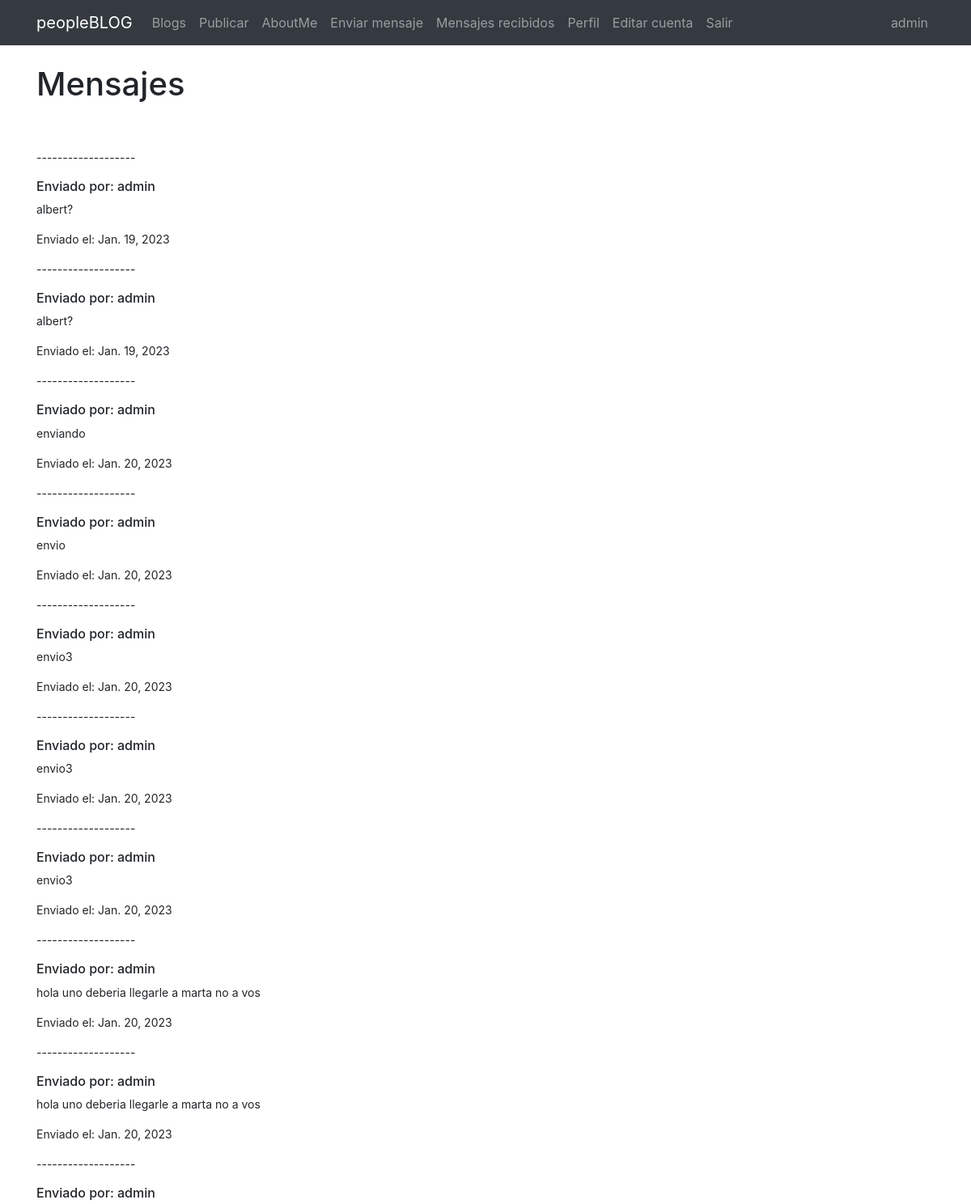
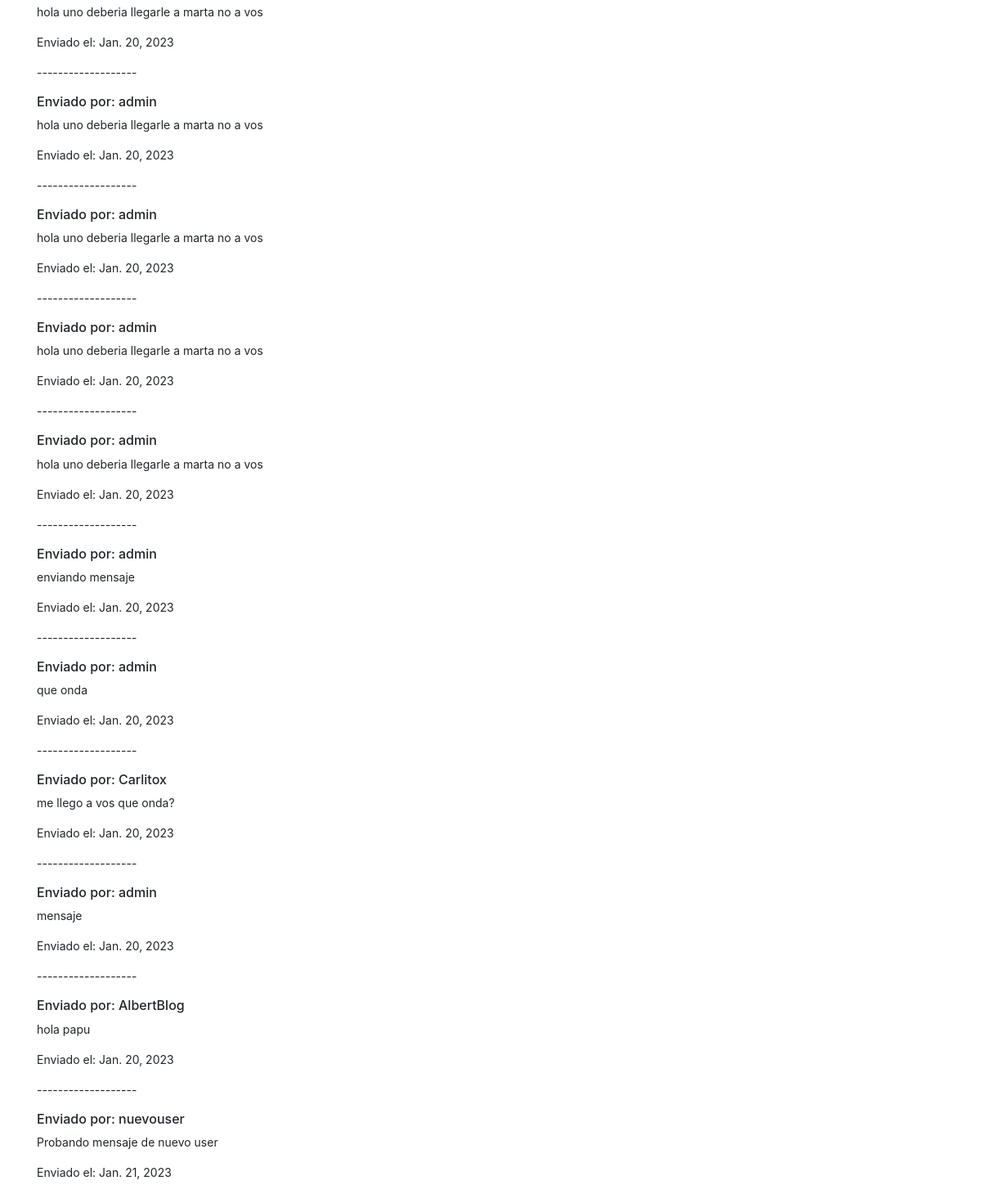
The page /registro/buscarmensaje/ (signed in) on the database its author committed (2 pictures, top to bottom).
### Registro/models.py (models this page shows, shortened)
class Mensaje(models.Model):
    emisor=models.ForeignKey(User, related_name= "emisor", on_delete=models.CASCADE)
    receptor=models.ForeignKey(User, related_name= "receptor", on_delete=models.CASCADE)
    cuerpo=models.TextField(max_length=250, blank=True, null=True)
    enviado=models.DateField(auto_now_add=True)

### Registro/views.py (the view)
# urls.py: path("buscarmensaje/", buscarmensaje, name="buscarmensaje"),
@login_required
def buscarmensaje(request):
    receptor= request.user
    if receptor != "":
        mensajes=Mensaje.objects.filter(receptor=receptor)
        return render(request, "mensajes_recibidos.html", {"mensajes":mensajes})

### Templates/mensajes_recibidos.html (shortened to what this page needs)
{% extends "padre.html" %}
{% load static %}
{% block content %}
<h1>Mensajes</h1>
<br>
<br>
{% if mensajes %}
<small>
    {% for mensaje in mensajes %}
    <p>-------------------</p>
    <h6>Enviado por: {{mensaje.emisor}}</h6>
    <p>{{mensaje.cuerpo}}</p>
    <p>Enviado el: {{mensaje.enviado}}</p>
    {% endfor %}
</small>
{% else %}
<h3>No tiene mensajes para mostrar</h3>
{% endif %}
{% endblock %}

### Templates/padre.html (shortened to what this page needs)
<!doctype html>
<html lang="en">
  <head>
    <link rel="stylesheet" href="https://cdn.jsdelivr.net/npm/bootstrap@4.6.2/dist/css/bootstrap.min.css">
  </head>
  <body>
    <nav class="navbar navbar-expand-lg navbar-dark bg-dark">
        <div class="container">
            <a class="navbar-brand" href="{% url 'inicio' %}">peopleBLOG</a>
        <div class="collapse navbar-collapse" id="navbarNavAltMarkup">
            <div class="navbar-nav">
                <a class="nav-link" href="{% url 'leerpaginas' %}">Blogs</a>
                {% if user.is_authenticated %}
                <a class="nav-link" href="{% url 'nuevopost' %}">Publicar</a>
                <a class="nav-link" href="{% url 'sobremi' %}">AboutMe</a>
                <a class="nav-link" href="{% url 'enviarmensaje' %}">Enviar mensaje</a>
                <a class="nav-link" href="{% url 'buscarmensaje' %}">Mensajes recibidos</a>
                <a class="nav-link" href="{% url 'profile' user.id %}">Perfil</a>
                <a class="nav-link" href="{% url 'editarcuenta'%}">Editar cuenta</a>
                <a class="nav-link" href="{% url 'logout' %}">Salir</a>
                {% else %}
                <a class="nav-link" href="{% url 'login' %}">Ingresar</a>
                <a class="nav-link" href="{% url 'registro' %}">Registrarse</a>
                {% endif %}
        </div>
        <ul class="navbar-nav ml-auto">
          <li class="nav-link" href="#">
            {{ user.username }}
          </li>
        </ul>
    </nav>
<br/>
<div class="container">
        {% block content %}
        {% endblock %}
</div>
  </body>
  </html>

### rows shown on the page
Mensaje: emisor "admin", cuerpo "albert?", enviado "Jan. 19, 2023"
Mensaje: emisor "admin", cuerpo "albert?", enviado "Jan. 19, 2023"
Mensaje: emisor "admin", cuerpo "enviando", enviado "Jan. 20, 2023"
Mensaje: emisor "admin", cuerpo "envio", enviado "Jan. 20, 2023"
Mensaje: emisor "admin", cuerpo "envio3", enviado "Jan. 20, 2023"
Mensaje: emisor "admin", cuerpo "envio3", enviado "Jan. 20, 2023"
Mensaje: emisor "admin", cuerpo "envio3", enviado "Jan. 20, 2023"
Mensaje: emisor "admin", cuerpo "hola uno deberia llegarle a marta no a vos", enviado "Jan. 20, 2023"
Mensaje: emisor "admin", cuerpo "hola uno deberia llegarle a marta no a vos", enviado "Jan. 20, 2023"
Mensaje: emisor "admin", cuerpo "hola uno deberia llegarle a marta no a vos", enviado "Jan. 20, 2023"
Mensaje: emisor "admin", cuerpo "hola uno deberia llegarle a marta no a vos", enviado "Jan. 20, 2023"
Mensaje: emisor "admin", cuerpo "hola uno deberia llegarle a marta no a vos", enviado "Jan. 20, 2023"
Mensaje: emisor "admin", cuerpo "hola uno deberia llegarle a marta no a vos", enviado "Jan. 20, 2023"
Mensaje: emisor "admin", cuerpo "hola uno deberia llegarle a marta no a vos", enviado "Jan. 20, 2023"
Mensaje: emisor "admin", cuerpo "enviando mensaje", enviado "Jan. 20, 2023"
Mensaje: emisor "admin", cuerpo "que onda", enviado "Jan. 20, 2023"
Mensaje: emisor "Carlitox", cuerpo "me llego a vos que onda?", enviado "Jan. 20, 2023"
Mensaje: emisor "admin", cuerpo "mensaje", enviado "Jan. 20, 2023"
Mensaje: emisor "AlbertBlog", cuerpo "hola papu", enviado "Jan. 20, 2023"
Mensaje: emisor "nuevouser", cuerpo "Probando mensaje de nuevo user", enviado "Jan. 21, 2023"

### other values the page prints
{{ user.username }} "admin"
